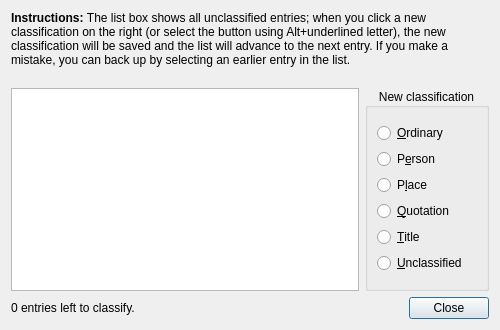
<?xml version="1.0" encoding="UTF-8"?>
<ui version="4.0">
 <class>Dialog</class>
 <widget class="QDialog" name="Dialog">
  <property name="geometry">
   <rect>
    <x>0</x>
    <y>0</y>
    <width>500</width>
    <height>330</height>
   </rect>
  </property>
  <property name="windowTitle">
   <string>Entry Classification Tool</string>
  </property>
  <layout class="QVBoxLayout" name="verticalLayout_2">
   <item>
    <widget class="QLabel" name="label">
     <property name="text">
      <string>&lt;html&gt;&lt;head/&gt;&lt;body&gt;&lt;p&gt;&lt;span style=&quot; font-weight:600;&quot;&gt;Instructions: &lt;/span&gt;The list box shows all unclassified entries; when you click a new classification on the right (or select the button using Alt+underlined letter), the new classification will be saved and the list will advance to the next entry. If you make a mistake, you can back up by selecting an earlier entry in the list.&lt;/p&gt;&lt;/body&gt;&lt;/html&gt;</string>
     </property>
     <property name="wordWrap">
      <bool>true</bool>
     </property>
    </widget>
   </item>
   <item>
    <spacer name="verticalSpacer">
     <property name="orientation">
      <enum>Qt::Vertical</enum>
     </property>
     <property name="sizeType">
      <enum>QSizePolicy::Fixed</enum>
     </property>
     <property name="sizeHint" stdset="0">
      <size>
       <width>20</width>
       <height>15</height>
      </size>
     </property>
    </spacer>
   </item>
   <item>
    <layout class="QHBoxLayout" name="horizontalLayout">
     <item>
      <widget class="QListWidget" name="entryList">
       <property name="autoScrollMargin">
        <number>48</number>
       </property>
       <property name="uniformItemSizes">
        <bool>true</bool>
       </property>
      </widget>
     </item>
     <item>
      <widget class="QGroupBox" name="groupBox">
       <property name="title">
        <string>New classification</string>
       </property>
       <property name="alignment">
        <set>Qt::AlignCenter</set>
       </property>
       <layout class="QVBoxLayout" name="verticalLayout">
        <property name="spacing">
         <number>0</number>
        </property>
        <item>
         <widget class="QRadioButton" name="ordinary">
          <property name="text">
           <string>&amp;Ordinary</string>
          </property>
         </widget>
        </item>
        <item>
         <widget class="QRadioButton" name="person">
          <property name="text">
           <string>P&amp;erson</string>
          </property>
         </widget>
        </item>
        <item>
         <widget class="QRadioButton" name="place">
          <property name="text">
           <string>P&amp;lace</string>
          </property>
         </widget>
        </item>
        <item>
         <widget class="QRadioButton" name="quotation">
          <property name="text">
           <string>&amp;Quotation</string>
          </property>
         </widget>
        </item>
        <item>
         <widget class="QRadioButton" name="title">
          <property name="text">
           <string>&amp;Title</string>
          </property>
         </widget>
        </item>
        <item>
         <widget class="QRadioButton" name="unclassified">
          <property name="text">
           <string>&amp;Unclassified</string>
          </property>
         </widget>
        </item>
       </layout>
      </widget>
     </item>
    </layout>
   </item>
   <item>
    <layout class="QHBoxLayout" name="horizontalLayout_2">
     <item>
      <widget class="QLabel" name="countLabel">
       <property name="text">
        <string>0 entries left to classify.</string>
       </property>
      </widget>
     </item>
     <item>
      <spacer name="horizontalSpacer">
       <property name="orientation">
        <enum>Qt::Horizontal</enum>
       </property>
       <property name="sizeHint" stdset="0">
        <size>
         <width>40</width>
         <height>20</height>
        </size>
       </property>
      </spacer>
     </item>
     <item>
      <widget class="QPushButton" name="closeButton">
       <property name="text">
        <string>Close</string>
       </property>
      </widget>
     </item>
    </layout>
   </item>
  </layout>
 </widget>
 <resources/>
 <connections/>
</ui>
